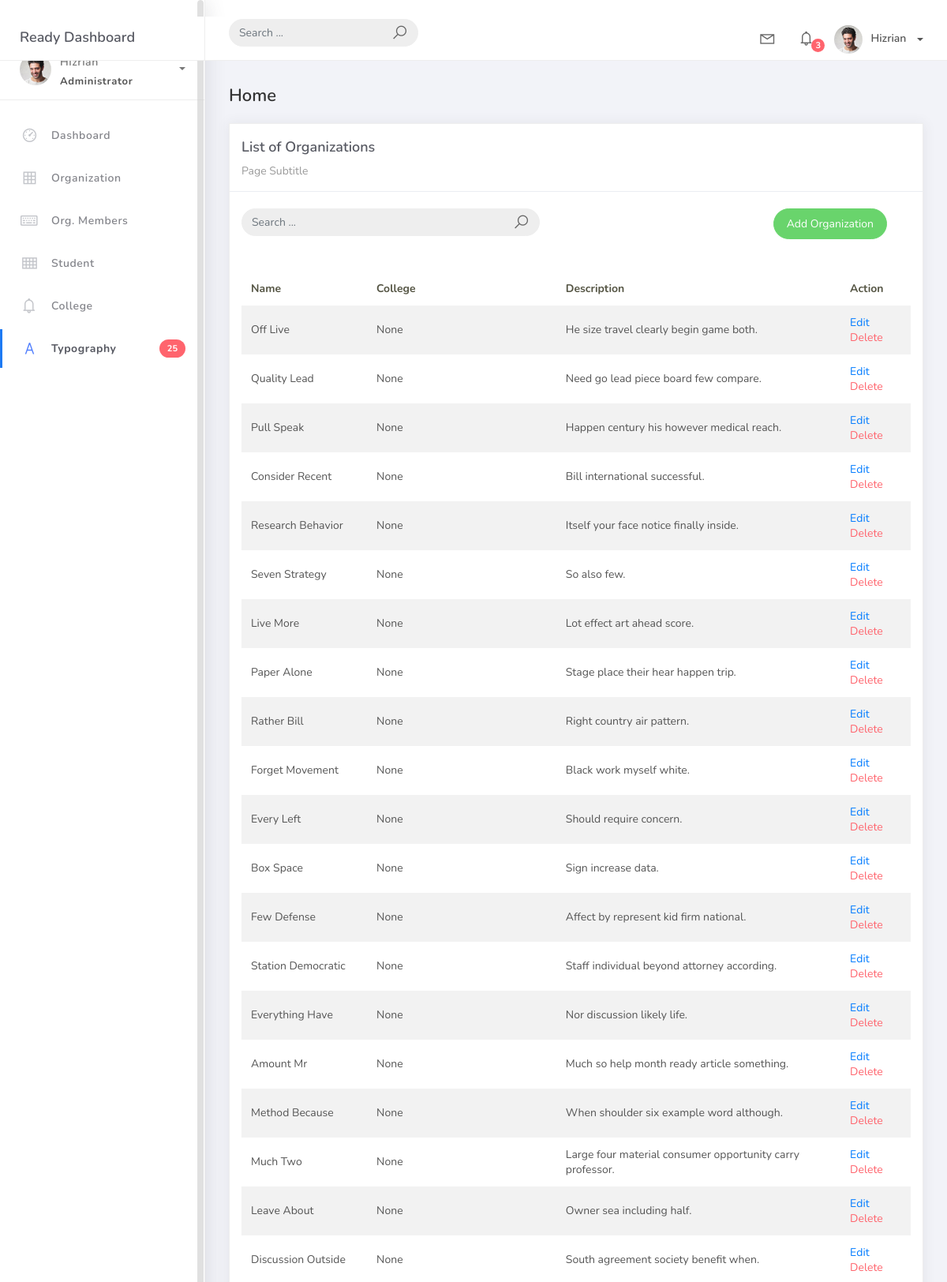
Screenshot of /organization_list (upper part) with the database file from the repository.
### studentorg/models.py (models this page shows, shortened)
class BaseModel(models.Model):
    created_at = models.DateTimeField(auto_now_add=True, db_index=True)
    updated_at = models.DateTimeField(auto_now=True)
    class Meta:
        abstract = True

class Organization(BaseModel):
    name = models.CharField(max_length=250)
    college = models.ForeignKey(
        College, null=True, blank=True, on_delete=models.CASCADE)
    description = models.CharField(max_length=500)

### studentorg/views.py (the view)
# urls.py: path('organization_list', OrganizationList.as_view(), name='organization-list'),
class OrganizationList(ListView):
    model = Organization
    context_object_name = 'organization'
    template_name = 'org_list.html'
    paginated_by = 5

### studentorg/models.py (called while the page is built)
    def __str__(self):
        return self.college_name

### templates/org_list.html (shortened to what this page needs)
{% extends 'base.html' %} {% load static %} {% block content %}
<div class="content">
    <div class="container-fluid">
        <h4 class="page-title">Home</h4>
        <div class="row">
            <div class="col-md-12">
                <div class="card">
                    <div class="card-header">
                        <div class="card-title">List of Organizations</div>
                        <div class="card-category">Page Subtitle</div>
                    </div>
                    <br />
                        <div class="col-md-12 row">
                            <div class="col-md-6">
                                <form class="navbar-left navbar-form nav-search mr-md-3" action="">
                                    <div class="input-group">
                                        <input type="text" placeholder="Search ..." class="form-control" />
                                        <div class="input-group-append">
                                        <span class="input-group-text">
                                            <i class="la la-search search-icon"></i>
                                        </span>
                                        </div>
                                    </div>
                                </form>
                            </div>
                            <div class="col-md-6">
                                <div class="pull-right">
                                    <a href="{% url 'organization-add' %}" class="btn btn-success btn-rounded">Add Organization</a>
                                </div>
                            </div>
                        </div>
                    <div class="card-body">
                        <table class="table table-striped mt-3">
                            <thead>
                                <tr>
                                    <th scope="col">Name</th>
                                    <th scope="col">College</th>
                                    <th scope="col">Description</th>
                                    <th scope="col">Action</th>
                                </tr>
                            </thead>
                            <tbody>
                                {% for object in object_list %}
                                <tr>
                                    <td>{{ object.name }}</td>
                                    <td>{{ object.college }}</td>
                                    <td>{{ object.description }}</td>
                                    <td>
                                        <a href="organization_list/{{ object.id }}">Edit</a>
                                        <a href="organization_list/{{ object.id }}/delete" class="text-danger">Delete</a>
                                    </td>
                                    </tr>
                                    {% empty %}
                                    <tr>
                                        <td colspan="4" style="text-align: center">
                                            <p class="text-sm font-weight-bold mb-0">No Records Found</p>
                                        </td>
                                    </tr>
                                {% endfor %}
                            </tbody>
                        </table>
                    </div>
                </div>
            </div>
        </div>
    </div>
</div>
{% endblock %}

### rows the page displays
Organization: name "Off Live", college "None", description "He size travel clearly begin game both."
Organization: name "Quality Lead", college "None", description "Need go lead piece board few compare."
Organization: name "Pull Speak", college "None", description "Happen century his however medical reach."
Organization: name "Consider Recent", college "None", description "Bill international successful."
Organization: name "Research Behavior", college "None", description "Itself your face notice finally inside."
Organization: name "Seven Strategy", college "None", description "So also few."
Organization: name "Live More", college "None", description "Lot effect art ahead score."
Organization: name "Paper Alone", college "None", description "Stage place their hear happen trip."
Organization: name "Rather Bill", college "None", description "Right country air pattern."
Organization: name "Forget Movement", college "None", description "Black work myself white."
Organization: name "Every Left", college "None", description "Should require concern."
Organization: name "Box Space", college "None", description "Sign increase data."
Organization: name "Few Defense", college "None", description "Affect by represent kid firm national."
Organization: name "Station Democratic", college "None", description "Staff individual beyond attorney according."
Organization: name "Everything Have", college "None", description "Nor discussion likely life."
Organization: name "Amount Mr", college "None", description "Much so help month ready article something."
Organization: name "Method Because", college "None", description "When shoulder six example word although."
Organization: name "Much Two", college "None", description "Large four material consumer opportunity carry professor."
Organization: name "Leave About", college "None", description "Owner sea including half."
Organization: name "Discussion Outside", college "None", description "South agreement society benefit when."
